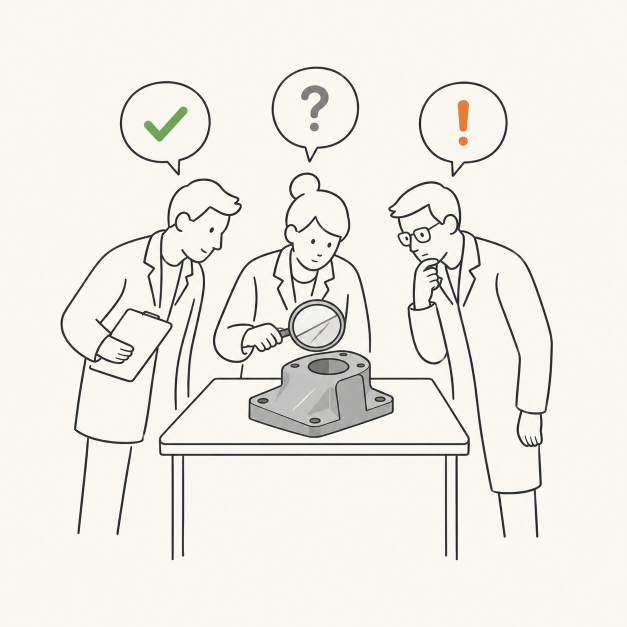
#> input picture assets/img/posts/introduction-to-uncertainty/annotator_disagreement.jpg, 1254 x 1254 px, given in place of lane-split.jpg, which was not available (shown at 1/2 size)
$ python thumbnails.py
#> lines starting #> are read from the running program, lines starting #| are printed output that depends on the picture
### assets/img/posts/introduction-to-uncertainty/common.py
"""Shared style, ground truth and hypothesis-space geometry for the figures."""

from pathlib import Path

import matplotlib.pyplot as plt
import numpy as np
from matplotlib.patches import ConnectionPatch
from matplotlib.colors import LinearSegmentedColormap, to_rgb
from scipy.stats import norm

SURFACE = "#fcfcfb"
INK = "#0b0b0b"
INK2 = "#52514e"
POINT = "#a9a8a3"
SPACE = "#f1f0ec"
TRUTH = "#d9822b"
MODEL = "#2a78d6"
MODEL_PALE = "#cde2fb"
FONT = "Helvetica Neue"

X_LIM = (-1.6, 1.6)
Y_LIM = (-0.85, 0.85)
ROAD = (-1, 1)
LANES = ((-0.62, 1.0), (0.0, 0.8), (0.62, 0.9))  # (center, relative traffic)
OFF_ROAD = "#e9e7e1"


# [4 lines left out: function setup_style, not called in this run]


def density_cmap(color):
    return LinearSegmentedColormap.from_list("d", [SURFACE, color])


# Lane-split example: x is the car's lateral offset from the divider just before the split,
# y the steering angle (negative = left). Off the road, p(x) = 0.
TRUE_STD = 0.07


def lane_modes(x):
    return -0.45 + 0.08 * x, 0.45 + 0.08 * x


def p_right(x):
    return 1 / (1 + np.exp(-x / 0.3))


def _input_shape(x):
    lanes = sum(h * np.exp(-(((x - c) / 0.14) ** 2)) for c, h in LANES)
    return lanes + 0.04 * (1 - x**2)


_xs = np.linspace(*ROAD, 2001)
_INPUT_NORM = np.sum(_input_shape(_xs)) * (_xs[1] - _xs[0])
_INPUT_MAX = _input_shape(_xs).max()


def input_density(x):
    inside = (x > ROAD[0]) & (x < ROAD[1])
    return np.where(inside, _input_shape(x) / _INPUT_NORM, 0.0)


# [27 lines left out: functions true_density, sample_inputs, sample_truth, space_outline, not called in this run]


TRUTH_XY = (0.3, 0.56)


# [6 lines left out: function style_space_axes, not called in this run]


def _shade_off_road(ax):
    for lo, hi in ((X_LIM[0], ROAD[0]), (ROAD[1], X_LIM[1])):
        ax.axvspan(lo, hi, color=OFF_ROAD, alpha=0.85, lw=0, zorder=1.5)


# [106 lines left out: functions style_data_axes, draw_input_density, draw_density, draw_steering_wheel, make_layout, draw_truth_star and 1 more, not called in this run]


def save(fig, script):
    fig.savefig(Path(script).with_suffix(".png"), dpi=200, facecolor=SURFACE,
                bbox_inches="tight", pad_inches=0.05)


# Linear-Gaussian model: theta = (intercept, slope), fixed std. It cannot represent the truth.
MODEL_STD = 0.05


# [23 lines left out: functions model_outline, draw_model_blob, draw_linear_hypothesis, not called in this run]

### assets/img/posts/introduction-to-uncertainty/thumbnails.py
"""The blog thumbnail and the social preview: the lane-split photo next to its sketch.

Run: python thumbnails.py  (requires pillow; run 00_lane_split_sketch.py first)
"""

from pathlib import Path

from PIL import Image

from common import SURFACE

HERE = Path(__file__).parent
GAP = 0.02


def combine(width, height, crops):
    """Each image is cropped to (top, bottom) fractions first, so both fill the frame."""
    gap = round(GAP * width)
    panel_w = (width - gap) // 2
    out = Image.new("RGB", (width, height), SURFACE)
    for i, (name, (top, bottom)) in enumerate(crops.items()):
        im = Image.open(HERE / name).convert("RGB")
        im = im.crop((0, round(top * im.height), im.width, round(bottom * im.height)))
        # Fill the panel and cut the overhang evenly from the sides.
        scale = max(panel_w / im.width, height / im.height)
        im = im.resize((round(im.width * scale), round(im.height * scale)), Image.LANCZOS)
        left = (im.width - panel_w) // 2
        im = im.crop((left, 0, left + panel_w, height))
        out.paste(im, (i * (panel_w + gap), 0))
    return out


combine(480, 346, {"lane-split.jpg": (0, 1), "00_lane_split_sketch.png": (0, 1)}).save(
    HERE / "lane-split-thumb.jpg", quality=90)
#> in combine, im is the input picture: PIL image 1254x1254 RGB; mean R, G, B 239.4, 236.8, 230.2
#> in combine, `im = im.resize((round(im.width * scale), round(im.height * scale)), Im..`:
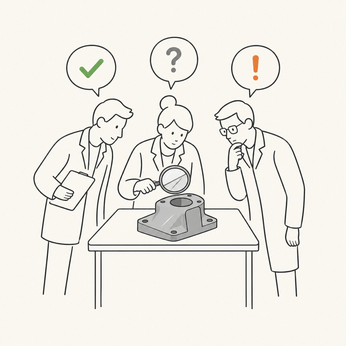
#> im: PIL image 346x346 RGB; mean R, G, B 239.1, 236.5, 230.1
#> in combine, `im = im.crop((left, 0, left + panel_w, height))`:
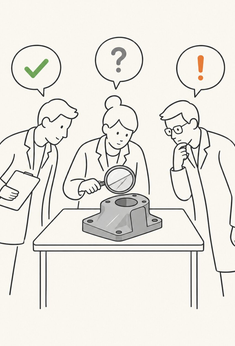
#> im: PIL image 235x346 RGB; mean R, G, B 235.1, 232.8, 226.5
#> in combine, `out.paste(im, (i * (panel_w + gap), 0))`:
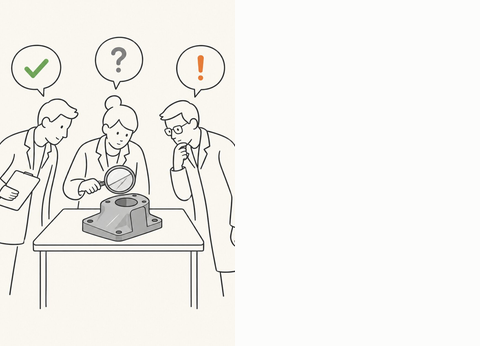
#> out: PIL image 480x346 RGB; mean R, G, B 243.7, 242.6, 239
#> pass 2 of the loop in combine, `for i, (name, (top, bottom)) in enumerate(crops.items()):`:
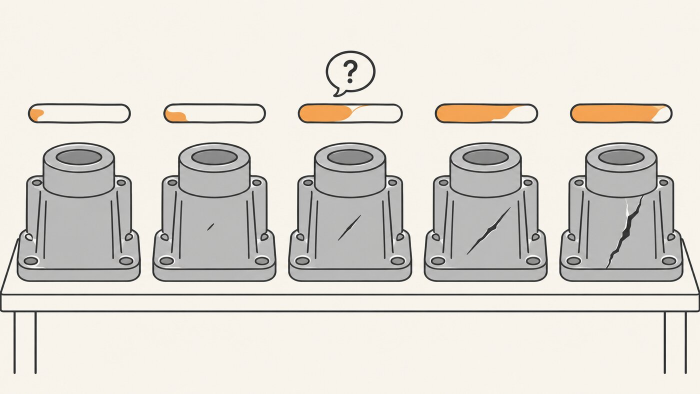
#> input picture assets/img/posts/introduction-to-uncertainty/defect_severity.jpg, 1400 x 788 px, given in place of 00_lane_split_sketch.png, which was not available (shown at 1/2 size)
#> in combine, im is the input picture: PIL image 1400x788 RGB; mean R, G, B 222.2, 218.4, 211
# The social preview is wider, so both images lose their top: the sky and the far ends of the roads.
combine(1200, 630, {"lane-split.jpg": (0.2, 0.85), "00_lane_split_sketch.png": (0.25, 0.99)}).save(
    HERE / "lane-split-og.jpg", quality=90)
#> call 2 of combine, with width = 1200, height = 630
#> in combine (call 2), `gap = round(GAP * width)`: gap = 24
#> in combine (call 2), `panel_w = (width - gap) // 2`: panel_w = 588
#> in combine (call 2), `im = im.crop((0, round(top * im.height), im.width, round(bottom * im.h..`:
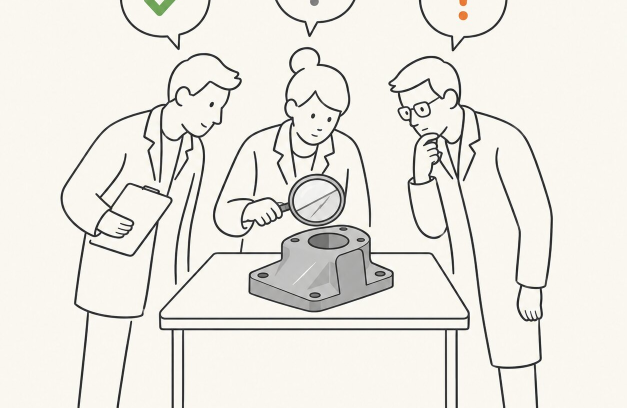
#> im: PIL image 1254x815 RGB (shown at 1/2 size); mean R, G, B 235, 232.6, 226.3
#> in combine (call 2), `scale = max(panel_w / im.width, height / im.height)`: scale = 0.773
#> in combine (call 2), `im = im.resize((round(im.width * scale), round(im.height * scale)), Im..`:
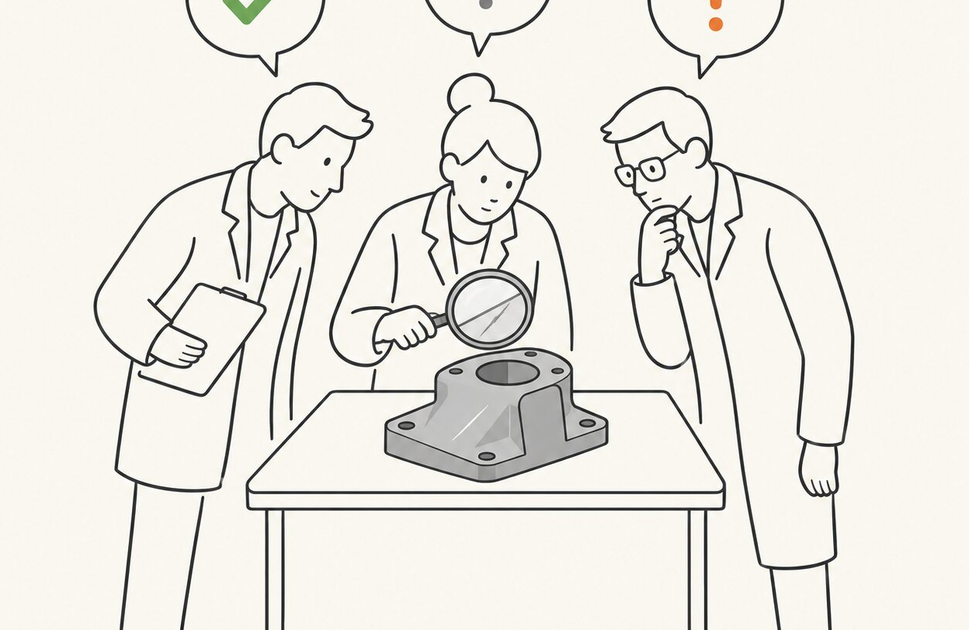
#> im: PIL image 969x630 RGB; mean R, G, B 235, 232.6, 226.3
#> in combine (call 2), `im = im.crop((left, 0, left + panel_w, height))`:
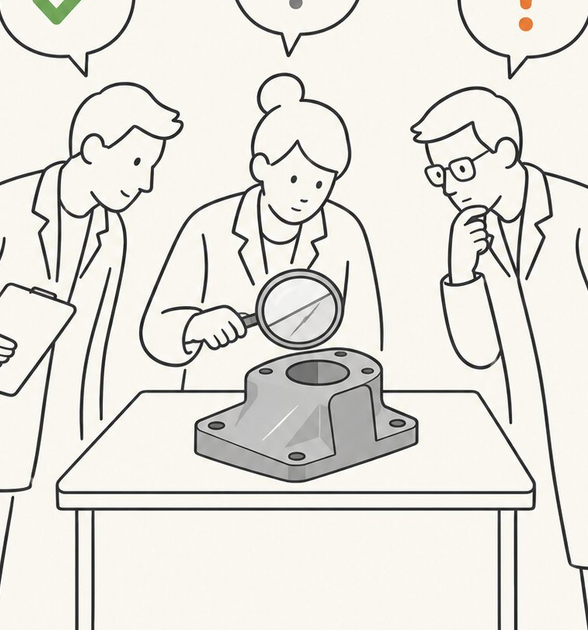
#> im: PIL image 588x630 RGB; mean R, G, B 228.7, 226.5, 220.5
#> in combine (call 2), `out.paste(im, (i * (panel_w + gap), 0))`:
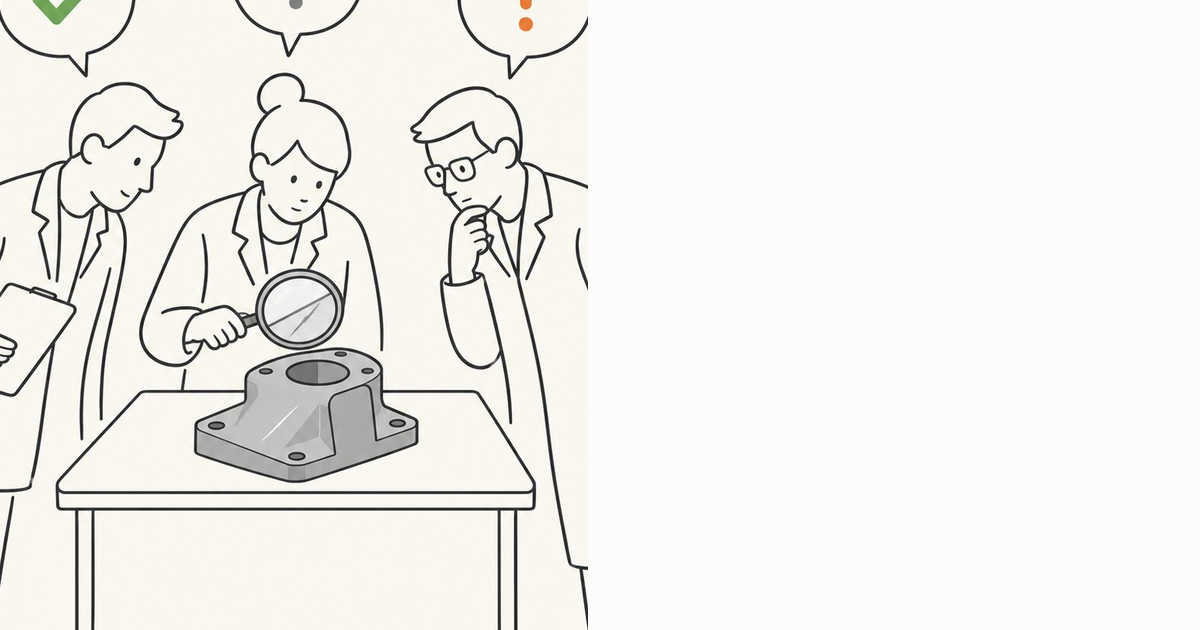
#> out: PIL image 1200x630 RGB; mean R, G, B 240.6, 239.5, 236.1
#> pass 2 of the loop in combine, `for i, (name, (top, bottom)) in enumerate(crops.items()):`:
#> scale = 1.08
#> in combine (call 2), `im = im.resize((round(im.width * scale), round(im.height * scale)), Im..`:
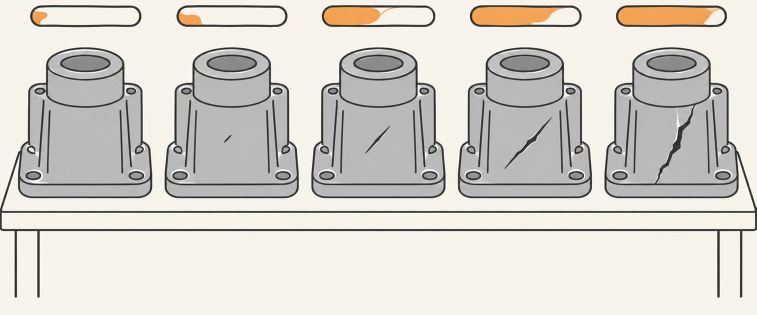
#> im: PIL image 1513x630 RGB (shown at 1/2 size); mean R, G, B 213.6, 209.8, 203
#> left = 462
#> in combine (call 2), `out.paste(im, (i * (panel_w + gap), 0))`:
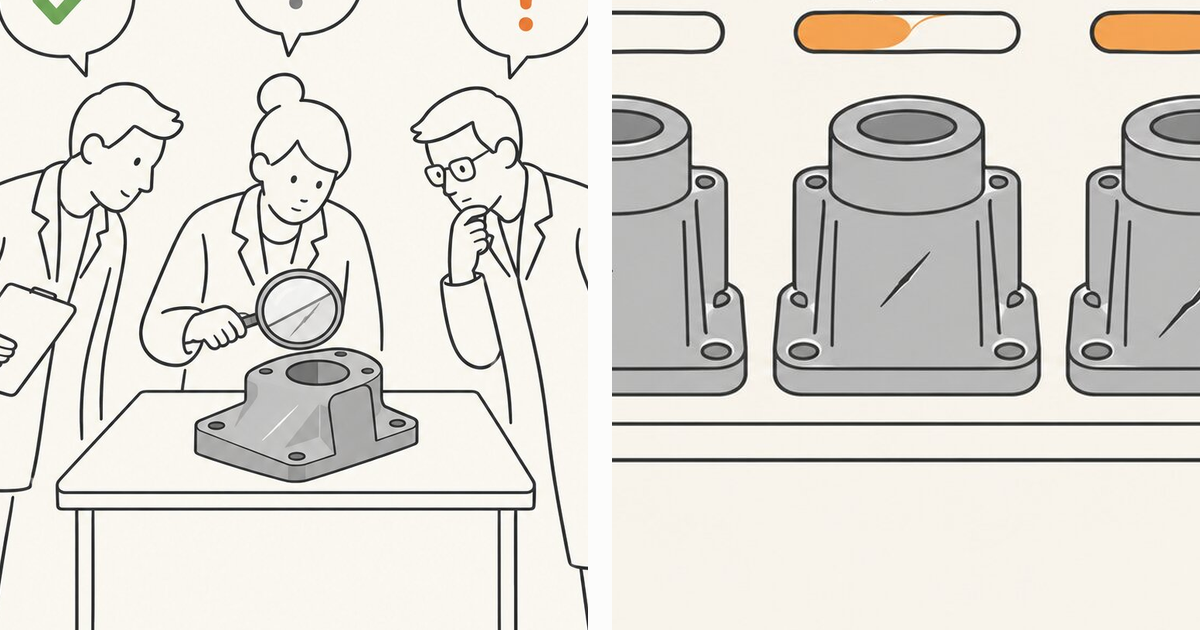
#> out: PIL image 1200x630 RGB; mean R, G, B 221.7, 218.7, 212.3
